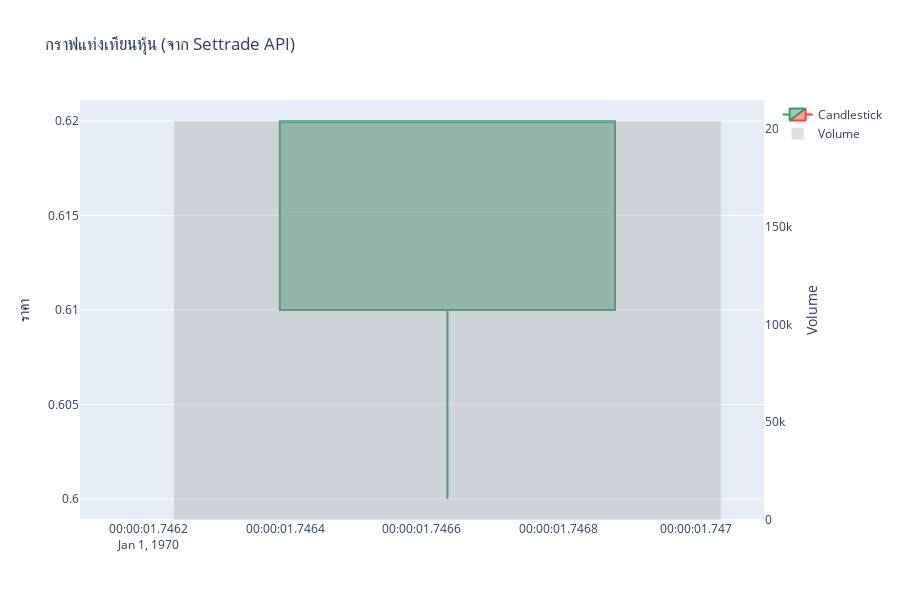

The notebook cell this image was saved under:
### Code cell
# แปลงวันที่ให้เป็น datetime object
df["time"] = pd.to_datetime(df["time"])
df.set_index("time", inplace=True)

# วาดกราฟ
fig = go.Figure()

fig.add_trace(go.Candlestick(
    x=df.index,
    open=df["open"],
    high=df["high"],
    low=df["low"],
    close=df["close"],
    name="Candlestick"
))

fig.add_trace(go.Bar(
    x=df.index,
    y=df["volume"],
    name="Volume",
    yaxis='y2',
    marker_color='rgba(150,150,150,0.3)'
))

fig.update_layout(
    title="กราฟแท่งเทียนหุ้น (จาก Settrade API)",
    xaxis_rangeslider_visible=False,
    yaxis=dict(title="ราคา"),
    yaxis2=dict(title="Volume", overlaying="y", side="right", showgrid=False),
    height=600,
)

fig.show()

### Figure 1 — Plotly figure (JSON) as saved in the notebook; plotly's stock layout.template omitted (floating-point values rounded to 4 significant figures)
{"data": [{"close": [0.62], "high": [0.62], "low": [0.6], "name": "Candlestick", "open": [0.61], "type": "candlestick", "x": ["1970-01-01T00:00:01.746637200"]}, {"marker": {"color": "rgba(150,150,150,0.3)"}, "name": "Volume", "type": "bar", "x": ["1970-01-01T00:00:01.746637200"], "y": [203921], "yaxis": "y2"}], "layout": {"height": 600, "title": {"text": "กราฟแท่งเทียนหุ้น (จาก Settrade API)"}, "xaxis": {"rangeslider": {"visible": false}}, "yaxis": {"title": {"text": "ราคา"}}, "yaxis2": {"overlaying": "y", "showgrid": false, "side": "right", "title": {"text": "Volume"}}}}
